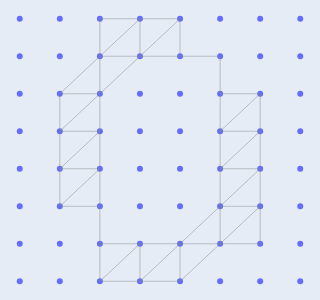

This figure's notebook cell:
### Code cell
def get_sublevelset(image, a):
    """
    Get sublevel set of (-inf,a] of image
    on Freudenthal triangulation
    """
    X = bats.Freudenthal(*image.shape)
    vals, imap = bats.lower_star_filtration(X, image.flatten())
    F = bats.FilteredSimplicialComplex(X, vals)
    return F.sublevelset(a)

a = 12
X = get_sublevelset(image, a)
fig = ScatterVisualization(X, pos=pos)
fig.update_layout(width=300, height=300, showlegend=False, margin=dict(l=0, r=0, t=0, b=0))
fig.update_xaxes(visible=False)
fig.update_yaxes(visible=False)
fig.write_image("images/03/sublevel_{}.pdf".format(a))
fig.show()

### Figure 1 — Plotly figure (JSON) as saved in the notebook; plotly's stock layout.template omitted (floating-point values rounded to 4 significant figures; data arrays with more than 128 entries replaced by an {"elided": "..."} marker saying what was removed)
{"data": [{"mode": "markers", "type": "scatter", "x": [0, 1, 2, 3, 4, 5, 6, 7, 0, 1, 2, 3, 4, 5, 6, 7, 0, 1, 2, 3, 4, 5, 6, 7, 0, 1, 2, 3, 4, 5, 6, 7, 0, 1, 2, 3, 4, 5, 6, 7, 0, 1, 2, 3, 4, 5, 6, 7, 0, 1, 2, 3, 4, 5, 6, 7, 0, 1, 2, 3, 4, 5, 6, 7], "y": [0, 0, 0, 0, 0, 0, 0, 0, 1, 1, 1, 1, 1, 1, 1, 1, 2, 2, 2, 2, 2, 2, 2, 2, 3, 3, 3, 3, 3, 3, 3, 3, 4, 4, 4, 4, 4, 4, 4, 4, 5, 5, 5, 5, 5, 5, 5, 5, 6, 6, 6, 6, 6, 6, 6, 6, 7, 7, 7, 7, 7, 7, 7, 7]}, {"hoverinfo": "none", "line": {"color": "#888", "width": 0.5}, "mode": "lines", "type": "scatter", "x": {"elided": "171 int values"}, "y": {"elided": "171 int values"}}], "layout": {"height": 300, "margin": {"b": 0, "l": 0, "r": 0, "t": 0}, "showlegend": false, "width": 300, "xaxis": {"visible": false}, "yaxis": {"visible": false}}}
